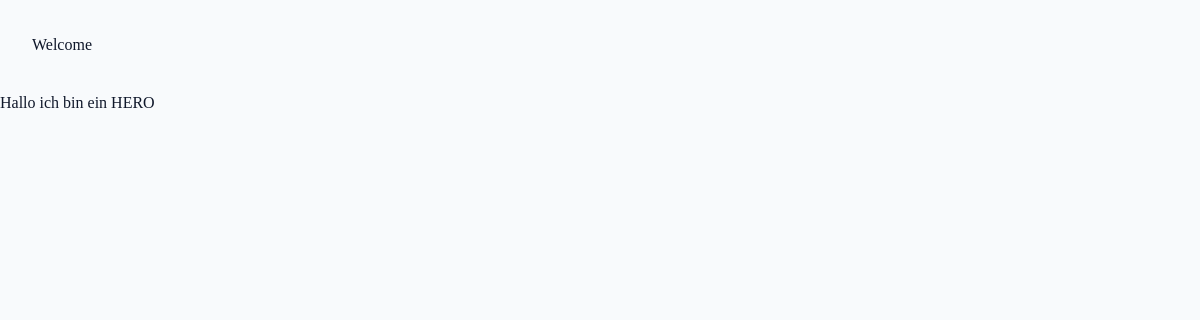
Before: / with the older database file.
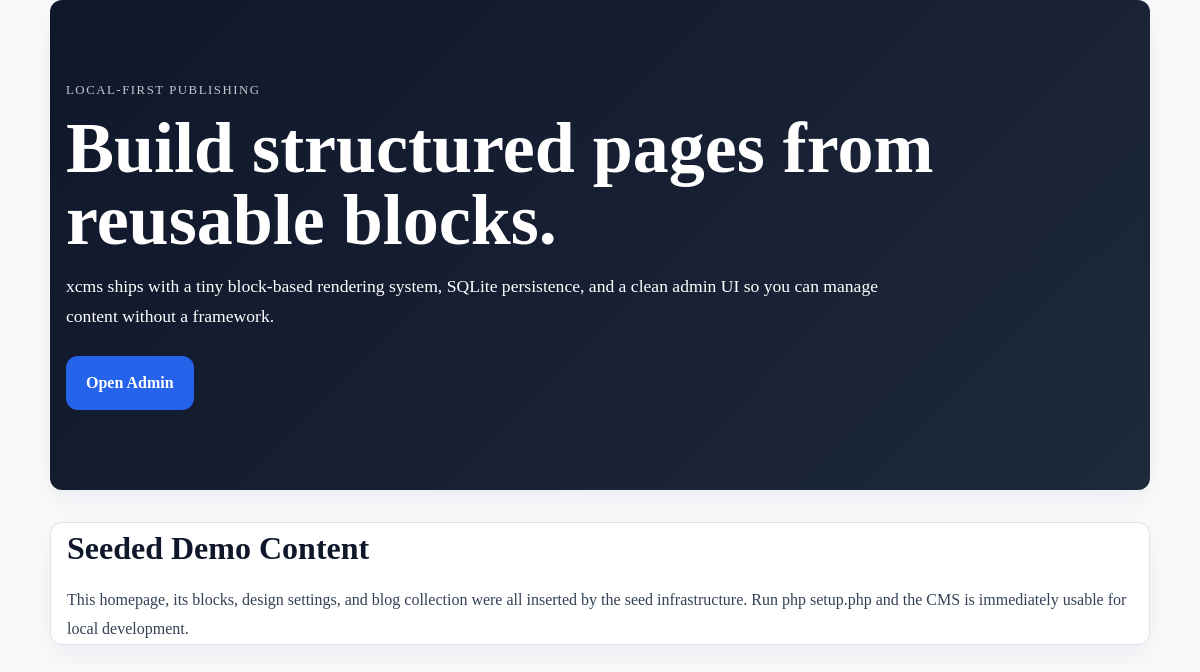
After: the same page with the newer database file.
### tables this page shows
CREATE TABLE block_types (
    id INTEGER PRIMARY KEY AUTOINCREMENT,
    name TEXT NOT NULL,
    key TEXT NOT NULL,
    description TEXT,
    html_template TEXT NOT NULL,
    css_template TEXT,
    js_template TEXT,
    created_at TEXT NOT NULL,
    updated_at TEXT NOT NULL
);

CREATE TABLE page_blocks (
    id INTEGER PRIMARY KEY AUTOINCREMENT,
    page_id INTEGER NOT NULL,
    block_type_id INTEGER NOT NULL,
    sort_order INTEGER NOT NULL DEFAULT 0,
    props_json TEXT NOT NULL DEFAULT '{}',
    bindings_json TEXT NOT NULL DEFAULT '{}',
    created_at TEXT NOT NULL,
    updated_at TEXT NOT NULL,
    FOREIGN KEY (page_id) REFERENCES pages (id) ON DELETE CASCADE,
    FOREIGN KEY (block_type_id) REFERENCES block_types (id) ON DELETE RESTRICT
);

### app/Services/PageRenderer.php (called while the page is built, shortened)
<?php
class PageRenderer
{
    private PageRepository $pageRepository;
    private PageBlockRepository $pageBlockRepository;
    private BlockTypeRepository $blockTypeRepository;
    private DesignSettingRepository $designSettingRepository;
    private BlockRenderer $blockRenderer;
    public function __construct(
        ?PageRepository $pageRepository = null,
        ?PageBlockRepository $pageBlockRepository = null,
        ?BlockTypeRepository $blockTypeRepository = null,
        ?DesignSettingRepository $designSettingRepository = null,
        ?BlockRenderer $blockRenderer = null
    ) {
        $this->pageRepository = $pageRepository ?? new PageRepository();
        $this->pageBlockRepository = $pageBlockRepository ?? new PageBlockRepository();
        $this->blockTypeRepository = $blockTypeRepository ?? new BlockTypeRepository();
        $this->designSettingRepository = $designSettingRepository ?? new DesignSettingRepository();
        $this->blockRenderer = $blockRenderer ?? new BlockRenderer();
    }
    public function renderPublicBySlug(string $slug): ?array
    {
        $page = $this->pageRepository->findPublicBySlug($slug);
        $pageBlocks = $this->pageBlockRepository->findByPageIdOrdered((int) $page->id);
        $blockTypes = $this->loadBlockTypesById($pageBlocks);
        $renderedBlocks = [];
        $htmlParts = [];
        $cssParts = [];
        $jsParts = [];
        foreach ($pageBlocks as $pageBlock) {
            $blockType = $blockTypes[$pageBlock->block_type_id] ?? null;
            $rendered = $this->blockRenderer->render($pageBlock, $blockType);
            $renderedBlocks[] = $rendered;
            $htmlParts[] = $rendered['html'];
            if ($rendered['css'] !== '') {
                $cssParts[] = $rendered['css'];
            }
            if ($rendered['js'] !== '') {
                $jsParts[] = $rendered['js'];
            }
        }
        $designSettings = $this->designSettingRepository->getAllAsKeyValue();
        $designCss = $this->buildDesignCssVariables($designSettings);
        return [
            'page' => $page,
            'page_array' => $page->toArray(),
            'blocks' => $renderedBlocks,
            'content_html' => implode("\n", $htmlParts),
            'css' => implode("\n\n", $cssParts),
            'js' => implode("\n\n", $jsParts),
            'design_settings' => $designSettings,
            'design_css_variables' => $designCss,
            'meta' => [
                'title' => $page->seo_title ?: $page->title,
                'description' => $page->seo_description ?: ($page->description ?? ''),
            ],
        ];
    }
    private function loadBlockTypesById(array $pageBlocks): array
    {
        $result = [];
        foreach ($pageBlocks as $pageBlock) {
            $blockTypeId = (int) $pageBlock->block_type_id;
            $blockType = $this->blockTypeRepository->find($blockTypeId);
            if ($blockType !== null) {
                $result[$blockTypeId] = $blockType;
            }
        }
        return $result;
    }
    private function buildDesignCssVariables(array $settings): string
    {
        $lines = [':root {'];
        foreach ($settings as $key => $value) {
            $safeKey = preg_replace('/[^a-zA-Z0-9_-]/', '', (string) $key) ?: 'var';
            $safeValue = str_replace(["\n", "\r"], '', (string) $value);
            $lines[] = '  --' . $safeKey . ': ' . $safeValue . ';';
        }
        $lines[] = '}';
        return implode("\n", $lines);
    }
}

### app/Controllers/HomeController.php (called while the page is built, shortened)
<?php
class HomeController extends Controller
{
    public function index(): void
    {
        $renderer = new PageRenderer();
        $payload = $renderer->renderPublicBySlug('home');
    }
}

### public/index.php (called while the page is built, shortened)
<?php
try {
    $request = new Request();
    $response = new Response();
    $router = new Router();
    $routes = require dirname(__DIR__) . '/routes.php';
    foreach ($routes as $path => $handler) {
        $router->get($path, $handler);
        $router->post($path, $handler);
    }
    $router->setSlugFallback('PageController', 'show');
    $router->dispatch($request, $response);
} catch (\Exception $e) {
    http_response_code(500);
    echo '<h1>Error</h1>';
    echo '<p>' . htmlspecialchars($e->getMessage()) . '</p>';
    if (getenv('APP_DEBUG')) {
        echo '<pre>' . htmlspecialchars($e->getTraceAsString()) . '</pre>';
    }
}

### app/Repositories/BaseRepository.php (called while the page is built, shortened)
<?php
abstract class BaseRepository
{
    protected string $table;
    protected PDO $db;
    public function __construct()
    {
        $this->db = Database::connection();
    }
    protected function hydrate(array $row): object
    {
        return new $this->modelClass($row);
    }
    public function find(int $id): ?object
    {
        $stmt = $this->db->prepare("SELECT * FROM {$this->table} WHERE id = ?");
        $stmt->execute([$id]);
        $row = $stmt->fetch(PDO::FETCH_ASSOC);
        return $row ? $this->hydrate($row) : null;
    }
}

### app/Core/Database.php (called while the page is built, shortened)
<?php
class Database
{
    private static ?PDO $instance = null;
    public static function initialize(string $dbPath): void
    {
        try {
            self::$instance = new PDO(
                'sqlite:' . $dbPath,
                null,
                null,
                [
                    PDO::ATTR_ERRMODE => PDO::ERRMODE_EXCEPTION,
                    PDO::ATTR_DEFAULT_FETCH_MODE => PDO::FETCH_ASSOC,
                ]
            );
        } catch (\PDOException $e) {
            throw new \RuntimeException('Database connection failed: ' . $e->getMessage());
        }
    }
    public static function connection(): PDO
    {
        return self::$instance;
    }
}

### app/Repositories/PageBlockRepository.php (called while the page is built, shortened)
<?php
class PageBlockRepository extends BaseRepository
{
    protected string $table = 'page_blocks';
    public function findByPageIdOrdered(int $pageId): array
    {
        $stmt = $this->db->prepare("SELECT * FROM {$this->table} WHERE page_id = ? ORDER BY sort_order ASC");
        $stmt->execute([$pageId]);
        return $this->hydrateAll($stmt->fetchAll(\PDO::FETCH_ASSOC));
    }
}

### app/Core/Autoloader.php (called while the page is built, shortened)
<?php
class Autoloader
{
    private static string $basePath;
    public static function register(string $basePath): void
    {
        self::$basePath = $basePath;
    }
    public static function load(string $class): void
    {
        $path = self::$basePath . '/app/' . str_replace('\\', '/', substr($class, 4)) . '.php';
    }
}

### app/Repositories/PageRepository.php (called while the page is built, shortened)
<?php
class PageRepository extends BaseRepository
{
    protected string $table = 'pages';
    public function findPublicBySlug(string $slug): ?Page
    {
        $stmt = $this->db->prepare("SELECT * FROM {$this->table} WHERE slug = ? AND visibility = ?");
        $stmt->execute([$slug, 'public']);
        $row = $stmt->fetch(\PDO::FETCH_ASSOC);
        return $row ? $this->hydrate($row) : null;
    }
}

### app/Models/Page.php (called while the page is built, shortened)
<?php
class Page
{
    public function fromArray(array $data): self
    {
        return $this;
    }
}

### app/Models/PageBlock.php (called while the page is built, shortened)
<?php
class PageBlock
{
    public string $props_json = '{}';
    public function getProps(): array
    {
        return json_decode($this->props_json, true) ?? [];
    }
}

### app/Services/TemplateEngine.php (called while the page is built, shortened)
<?php
class TemplateEngine
{
    public function render(string $template, array $data = []): string
    {
        $result = $template;
        $result = preg_replace_callback('/\{\{\{\s*([a-zA-Z0-9_\.]+)\s*\}\}\}/', function (array $matches) use ($data): string {
            $value = $this->resolveValue($data, $matches[1]);
            return $this->stringify($value);
        }, $result) ?? $result;
        $result = preg_replace_callback('/\{\{\s*([a-zA-Z0-9_\.]+)\s*\}\}/', function (array $matches) use ($data): string {
            $value = $this->resolveValue($data, $matches[1]);
            return htmlspecialchars($this->stringify($value), ENT_QUOTES | ENT_SUBSTITUTE, 'UTF-8');
        }, $result) ?? $result;
        return $result;
    }
    private function resolveValue(array $data, string $path): mixed
    {
        $segments = explode('.', $path);
        $current = $data;
        foreach ($segments as $segment) {
            $current = $current[$segment];
        }
        return $current;
    }
    private function stringify(mixed $value): string
    {
        if (is_scalar($value)) {
            return (string) $value;
        }
        return '';
    }
}

### app/Services/BlockRenderer.php (the view, shortened to what the changed rows need)
<?php
class BlockRenderer
{
    private TemplateEngine $templateEngine;
    private CssScoper $cssScoper;
    public function __construct(?TemplateEngine $templateEngine = null, ?CssScoper $cssScoper = null)
    {
        $this->templateEngine = $templateEngine ?? new TemplateEngine();
        $this->cssScoper = $cssScoper ?? new CssScoper();
    }
    public function render(PageBlock $pageBlock, BlockType $blockType): array
    {
        $blockId = $this->resolveBlockId($pageBlock);
        $props = $pageBlock->getProps();
        $innerHtml = $this->templateEngine->render($blockType->html_template, $props);
        $html = '<div class="cms-block" data-block-id="' . htmlspecialchars($blockId, ENT_QUOTES | ENT_SUBSTITUTE, 'UTF-8') . '">'
            . $innerHtml
            . '</div>';
        $css = '';
        if ($blockType->hasCss()) {
            $css = $this->cssScoper->scope((string) $blockType->css_template, $blockId);
        }
        $js = $blockType->hasJs() ? (string) $blockType->js_template : '';
        return [
            'block_id' => $blockId,
            'page_block_id' => $pageBlock->id,
            'block_type_id' => $blockType->id,
            'block_type_key' => $blockType->key,
            'html' => $html,
            'css' => $css,
            'js' => $js,
        ];
    }
    private function resolveBlockId(PageBlock $pageBlock): string
    {
        if ($pageBlock->id !== null) {
            return (string) $pageBlock->id;
        }
        return 'tmp-' . spl_object_id($pageBlock);
    }
}

Changed rows visible on the page:
changed block_types: html_template.props_json "Welcome Hallo ich bin ein HERO" → "LOCAL-FIRST PUBLISHING Build structured pages from reusable blocks. xcms ships with a tiny block-based rendering system, SQLite persistence, and a clean admin UI so you can manage content without a framework. Open Admin"
added block_types: html_template.props_json "Seeded Demo Content This homepage, its blocks, design settings, and blog collection were all inserted by the seed infrastructure. Run php setup.php and the CMS is immediately usable for local development."
